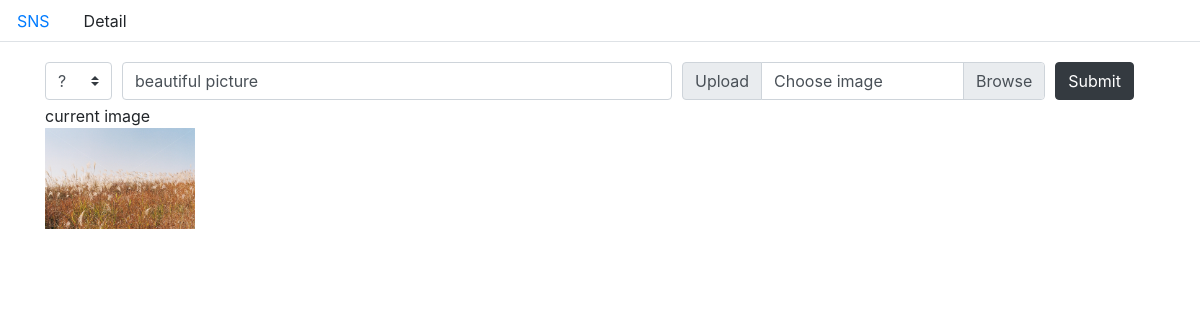
The app's page /sns/14/edit/ with its own data.
### sns/models.py (models this page shows, shortened)
class Posting (models.Model):
    content = models.CharField(max_length=500)
    icon = models.CharField(max_length=20, default="fas fa-question")
    image = models.ImageField(blank=True)
    created_at = models.DateTimeField(auto_now_add=True)
    updated_at = models.DateTimeField(auto_now=True)

### sns/views.py (the view, shortened to what this page needs)
# urls.py: path('<int:posting_id>/edit/', views.edit_posting, name="edit_posting"),
def edit_posting(request, posting_id):
    posting = Posting.objects.get(id=posting_id)
    if request.method == 'GET':
        icons = {'fas fa-question': '?', 'far fa-smile':':)', 'far fa-angry':':(', 'far fa-smile-wink': ';)', 'far fa-grin-hearts':'♡', }
        return render(request, 'sns/edit.html', {'posting': posting, 'icons': icons })

### sns/templates/sns/edit.html (shortened to what this page needs)
{% extends 'sns/base.html' %}
{% block body %}
<header class="mt-3">
    <form action="{% url 'sns:edit_posting' posting.id %}" method="POST" enctype="multipart/form-data">
        <div class="form-row align-items-center">
            <div class="col-auto my-1">
                <select name="icon" id="icon" class="custom-select mr-sm-2">
                    {% for icon,var in icons.items %}
                    <option value="{{ icon }}" {% if posting.icon == icon %} selected {% endif %}>{{ var }}</option>
                    {% endfor %}
                </select>
            </div>
            <div class="col-sm-6 my-1">
                <input type="text" name="content" id="content" class="form-control" value="{{ posting.content}}" placeholder="Feels like.."/>
            </div>
            <div class="col-sm-4 my-1 input-group">
                <div class="input-group-prepend">
                    <span class="input-group-text">Upload</span>
                </div>
                <div class="custom-file">
                    {% if posting.image %}
                        <label for="image" class="custom-file-label">Choose image</label>
                    {% else %}
                        <input id="image" class="custom-file-input" name="image" type="file" accept="image/*">
                        <label for="image" class="custom-file-label">Choose image</label>
                    {% endif %}
                </div>
            </div>
            <div class="col-auto my-1">
                <button type="submit" class="btn btn-dark">Submit</button>
            </div>
        </div>
    </form>
</header>
    <div>
    <p class="m-auto">current image</p>
    </div>
    <div>
    <img class="m-auto" src="{{ posting.image.url }}" alt="{{ posting.image }}" width="150">
    </div>
{% endblock %}

### records on screen
Posting: content "beautiful picture", image (picture)

### other values on screen
form field icon "?"
